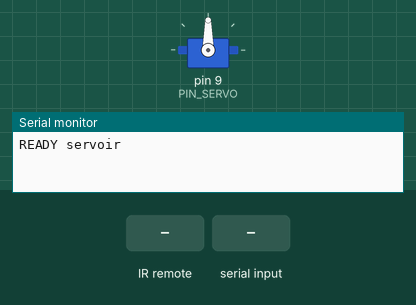
Bench run of a sketch on a simulated Arduino Uno, built with avr-gcc and run on an emulated ATmega328P. On the bench: servo, the last lines printed to the serial monitor. Wiring (inferred from the names in the program): IR receiver: data pin 11. Inputs (shaded band) come from the test bench.

Above: at 1.2 s.
1.3 s: infrared code 0xFF02FD received
At 1.85 s:
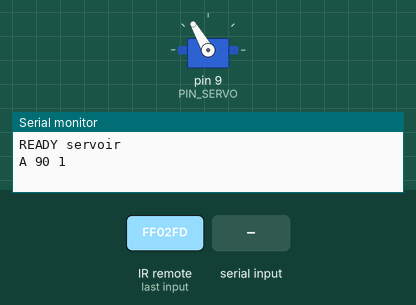
At 2.47 s:
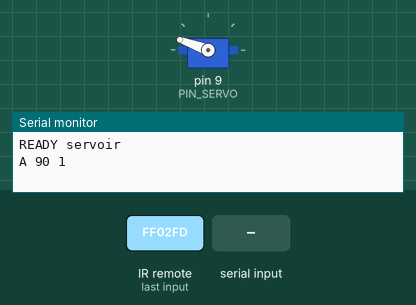
4.3 s: "ID?\n" received over Serial
At 4.64 s:
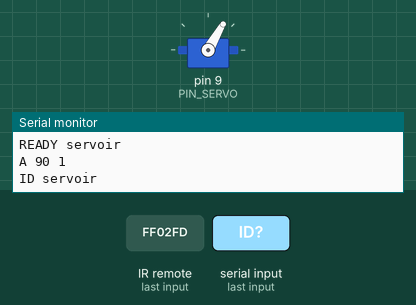
7.3 s: "1\n" received over Serial
Timing chart, 0 to 16.3 s (numbered marks = the images above; inputs shaded):
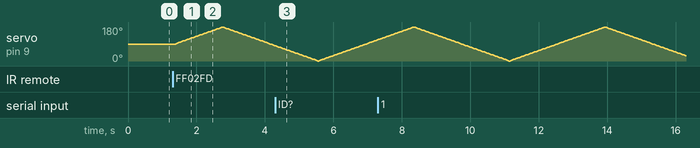

The sketch:

servoir.ino
```cpp
// UNO Lab — progetto "servoir": servo comandato dal telecomando IR. Funziona anche senza telefono.
// Collegamenti (bordo della breadboard per 5V e GND):
//   5V della UNO -> riga +, GND -> riga –
//   servo: rosso -> riga +, marrone -> riga –, arancione -> pin 9
//   ricevitore IR: G -> riga –, R -> riga +, Y -> pin 11
// Tasti: 0-9 -> angolo (0 = 0°, 9 = 180°)   ⏮ / ⏭ -> -10° / +10°   VOL- / VOL+ -> -1° / +1°
//        ⏯ -> avvia/ferma il movimento automatico   ⏻ -> torna al centro (90°)
// Invio: "A <angolo> <auto 0/1>"
#include <Arduino.h>
#include <Servo.h>

const char* ID = "servoir";
const int PIN_IR = 11, PIN_SERVO = 9;

Servo servo;
int angolo = 90, dir = 2;
bool automatico = false;
unsigned long ultimoCodice = 0, tAuto = 0;
char buf[24];
byte len = 0;

unsigned long durata(int livello, unsigned long maxUs) {
  unsigned long t = micros();
  while (digitalRead(PIN_IR) == livello) if (micros() - t > maxUs) return 0;
  return micros() - t;
}

// ritorna il codice NEC, 1 per "ripeti", 0 se non valido
unsigned long leggiNEC() {
  if (durata(LOW, 11000) < 7000) return 0;
  unsigned long alto = durata(HIGH, 6000);
  if (alto > 1700 && alto < 2800) return 1;
  if (alto < 3500) return 0;
  unsigned long codice = 0;
  for (int i = 0; i < 32; i++) {
    if (durata(LOW, 1000) == 0) return 0;
    unsigned long h = durata(HIGH, 2500);
    if (h == 0) return 0;
    codice = (codice << 1) | (h > 1000 ? 1 : 0);
  }
  return codice;
}

void vai(int a) {
  angolo = constrain(a, 0, 180);
  servo.write(angolo);
  Serial.print("A "); Serial.print(angolo); Serial.print(' '); Serial.println(automatico);
}

void tasto(unsigned long k, bool ripeti) {
  switch (k) {
    case 0xFF22DD: vai(angolo - 10); break;      // ⏮
    case 0xFFC23D: vai(angolo + 10); break;      // ⏭
    case 0xFFA857: vai(angolo - 1); break;       // VOL-
    case 0xFF629D: vai(angolo + 1); break;       // VOL+
    case 0xFF02FD: if (!ripeti) { automatico = !automatico; vai(angolo); } break;   // ⏯
    case 0xFFA25D: if (!ripeti) { automatico = false; vai(90); } break;            // ⏻
    default: {
      const unsigned long N[10] = { 0xFF6897, 0xFF30CF, 0xFF18E7, 0xFF7A85, 0xFF10EF,
                                    0xFF38C7, 0xFF5AA5, 0xFF42BD, 0xFF4AB5, 0xFF52AD };
      for (int i = 0; i < 10; i++) if (k == N[i] && !ripeti) { automatico = false; vai(i * 20); }
    }
  }
}

void comando(char* c) {
  if (strcmp(c, "ID?") == 0) { Serial.print("ID "); Serial.println(ID); return; }
  if (c[0] == '?') { vai(angolo); return; }
  if (c[0]) Serial.println("ERR cmd");
}

void setup() {
  pinMode(PIN_IR, INPUT);
  Serial.begin(115200);
  servo.attach(PIN_SERVO);
  servo.write(angolo);
  Serial.print("READY "); Serial.println(ID);
}

void loop() {
  while (Serial.available()) {
    char ch = Serial.read();
    if (ch == '\n' || ch == '\r') { buf[len] = 0; comando(buf); len = 0; }
    else if (len < sizeof(buf) - 1) buf[len++] = ch;
  }
  if (digitalRead(PIN_IR) == LOW) {
    unsigned long k = leggiNEC();
    if (k == 1 && ultimoCodice) tasto(ultimoCodice, true);
    else if (k > 1) { ultimoCodice = k; tasto(k, false); }
  }
  if (automatico && millis() - tAuto > 30) {
    tAuto = millis();
    if (angolo + dir > 180 || angolo + dir < 0) dir = -dir;
    angolo += dir;
    servo.write(angolo);
  }
}
```

Measured:
- after the input at 1.3 s, servo on pin 9 (PIN_SERVO): rises from 90° to 180° in 1.4 s, then falls to 82° in 1.5 s
